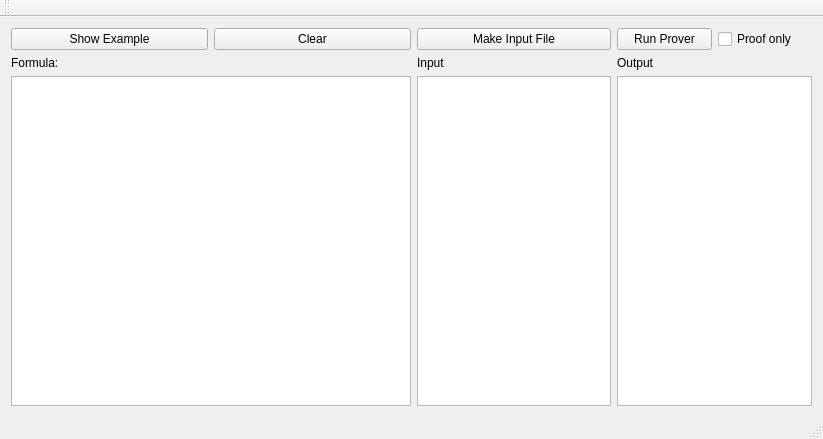
<?xml version="1.0" encoding="UTF-8"?>
<ui version="4.0">
 <class>MainWindow</class>
 <widget class="QMainWindow" name="MainWindow">
  <property name="geometry">
   <rect>
    <x>0</x>
    <y>0</y>
    <width>823</width>
    <height>439</height>
   </rect>
  </property>
  <property name="windowTitle">
   <string>PWSZ Prover9 Insert</string>
  </property>
  <widget class="QWidget" name="centralWidget">
   <layout class="QGridLayout" name="gridLayout">
    <item row="1" column="2">
     <layout class="QGridLayout" name="gridLayout_2">
      <item row="3" column="0">
       <widget class="QTextEdit" name="formula">
        <property name="minimumSize">
         <size>
          <width>400</width>
          <height>0</height>
         </size>
        </property>
       </widget>
      </item>
      <item row="1" column="1">
       <widget class="QLabel" name="input">
        <property name="text">
         <string>Input</string>
        </property>
       </widget>
      </item>
      <item row="3" column="3">
       <widget class="QTextBrowser" name="proverOutput"/>
      </item>
      <item row="1" column="0">
       <widget class="QLabel" name="label_2">
        <property name="text">
         <string>Formula:</string>
        </property>
       </widget>
      </item>
      <item row="3" column="1">
       <widget class="QTextBrowser" name="proverInput"/>
      </item>
      <item row="1" column="3">
       <widget class="QLabel" name="label">
        <property name="text">
         <string>Output</string>
        </property>
       </widget>
      </item>
      <item row="0" column="0">
       <layout class="QHBoxLayout" name="horizontalLayout">
        <item>
         <widget class="QPushButton" name="showExample">
          <property name="text">
           <string>Show Example</string>
          </property>
         </widget>
        </item>
        <item>
         <widget class="QPushButton" name="clear">
          <property name="text">
           <string>Clear</string>
          </property>
         </widget>
        </item>
       </layout>
      </item>
      <item row="0" column="3">
       <layout class="QHBoxLayout" name="horizontalLayout_2">
        <item>
         <widget class="QPushButton" name="runProver">
          <property name="text">
           <string>Run Prover</string>
          </property>
         </widget>
        </item>
        <item>
         <widget class="QCheckBox" name="onlyProof">
          <property name="text">
           <string>Proof only</string>
          </property>
         </widget>
        </item>
       </layout>
      </item>
      <item row="0" column="1">
       <widget class="QPushButton" name="makeInputFile">
        <property name="text">
         <string>Make Input File</string>
        </property>
       </widget>
      </item>
     </layout>
    </item>
   </layout>
  </widget>
  <widget class="QMenuBar" name="menuBar">
   <property name="geometry">
    <rect>
     <x>0</x>
     <y>0</y>
     <width>823</width>
     <height>22</height>
    </rect>
   </property>
  </widget>
  <widget class="QToolBar" name="mainToolBar">
   <attribute name="toolBarArea">
    <enum>TopToolBarArea</enum>
   </attribute>
   <attribute name="toolBarBreak">
    <bool>false</bool>
   </attribute>
  </widget>
  <widget class="QStatusBar" name="statusBar"/>
 </widget>
 <layoutdefault spacing="6" margin="11"/>
 <resources/>
 <connections>
  <connection>
   <sender>clear</sender>
   <signal>clicked()</signal>
   <receiver>formula</receiver>
   <slot>clear()</slot>
   <hints>
    <hint type="sourcelabel">
     <x>406</x>
     <y>61</y>
    </hint>
    <hint type="destinationlabel">
     <x>310</x>
     <y>153</y>
    </hint>
   </hints>
  </connection>
  <connection>
   <sender>clear</sender>
   <signal>clicked()</signal>
   <receiver>proverInput</receiver>
   <slot>clear()</slot>
   <hints>
    <hint type="sourcelabel">
     <x>483</x>
     <y>67</y>
    </hint>
    <hint type="destinationlabel">
     <x>564</x>
     <y>150</y>
    </hint>
   </hints>
  </connection>
  <connection>
   <sender>clear</sender>
   <signal>clicked()</signal>
   <receiver>proverOutput</receiver>
   <slot>clear()</slot>
   <hints>
    <hint type="sourcelabel">
     <x>489</x>
     <y>56</y>
    </hint>
    <hint type="destinationlabel">
     <x>685</x>
     <y>147</y>
    </hint>
   </hints>
  </connection>
 </connections>
</ui>
